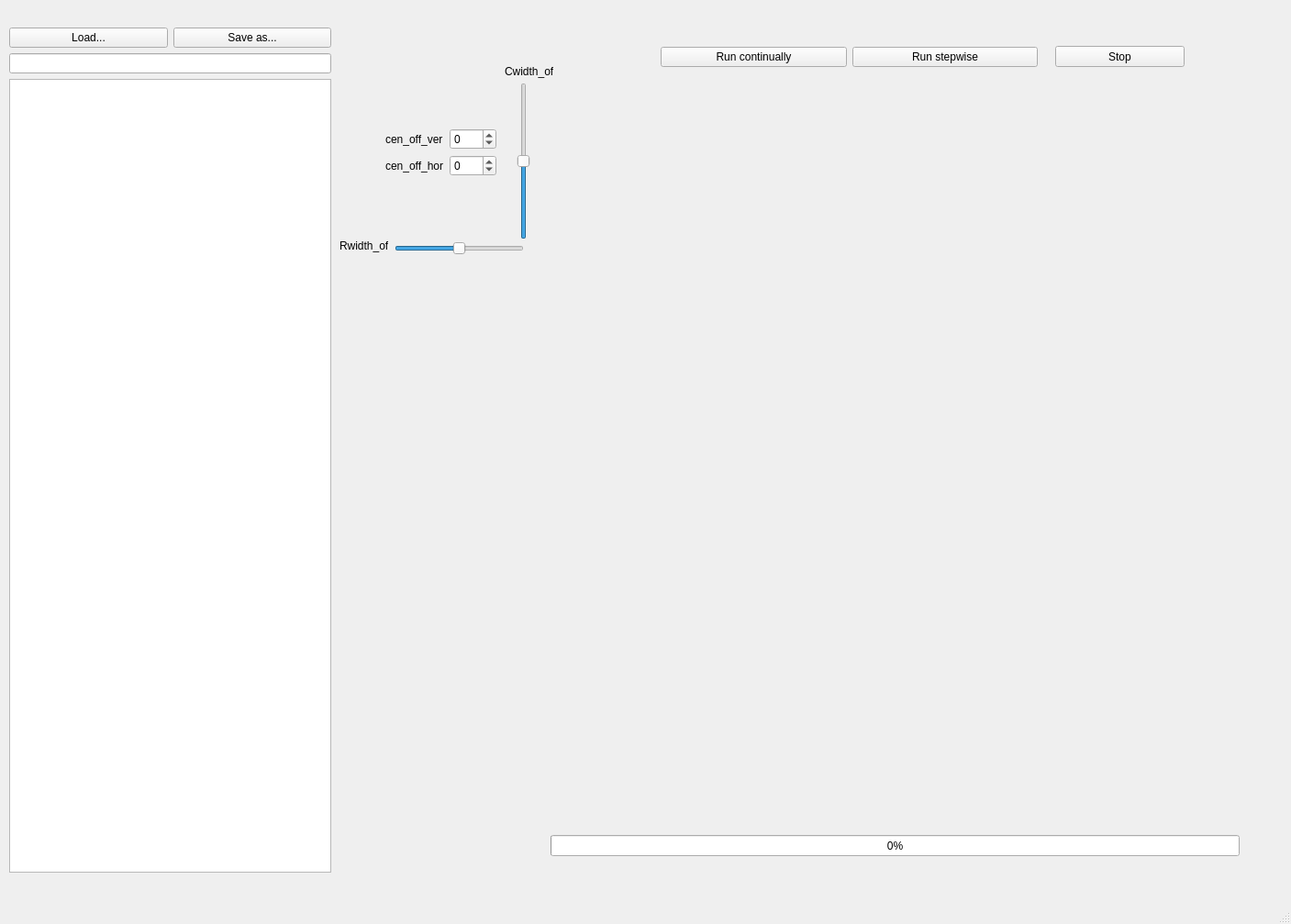
<?xml version="1.0" encoding="UTF-8"?>
<ui version="4.0">
 <class>openfile</class>
 <widget class="QMainWindow" name="openfile">
  <property name="geometry">
   <rect>
    <x>0</x>
    <y>0</y>
    <width>1407</width>
    <height>1007</height>
   </rect>
  </property>
  <property name="windowTitle">
   <string>MainWindow</string>
  </property>
  <widget class="QWidget" name="centralwidget">
   <property name="sizePolicy">
    <sizepolicy hsizetype="Expanding" vsizetype="Expanding">
     <horstretch>0</horstretch>
     <verstretch>0</verstretch>
    </sizepolicy>
   </property>
   <widget class="MplWidget" name="MplWidget" native="true">
    <property name="geometry">
     <rect>
      <x>600</x>
      <y>90</y>
      <width>751</width>
      <height>801</height>
     </rect>
    </property>
    <property name="sizePolicy">
     <sizepolicy hsizetype="Expanding" vsizetype="Expanding">
      <horstretch>0</horstretch>
      <verstretch>0</verstretch>
     </sizepolicy>
    </property>
   </widget>
   <widget class="QSlider" name="horizontalSlider">
    <property name="geometry">
     <rect>
      <x>430</x>
      <y>260</y>
      <width>141</width>
      <height>22</height>
     </rect>
    </property>
    <property name="minimum">
     <number>-50</number>
    </property>
    <property name="maximum">
     <number>50</number>
    </property>
    <property name="orientation">
     <enum>Qt::Horizontal</enum>
    </property>
   </widget>
   <widget class="QSlider" name="verticalSlider">
    <property name="geometry">
     <rect>
      <x>560</x>
      <y>90</y>
      <width>22</width>
      <height>171</height>
     </rect>
    </property>
    <property name="minimum">
     <number>-50</number>
    </property>
    <property name="maximum">
     <number>50</number>
    </property>
    <property name="orientation">
     <enum>Qt::Vertical</enum>
    </property>
   </widget>
   <widget class="QLabel" name="label_3">
    <property name="geometry">
     <rect>
      <x>550</x>
      <y>70</y>
      <width>53</width>
      <height>16</height>
     </rect>
    </property>
    <property name="text">
     <string>Cwidth_off</string>
    </property>
   </widget>
   <widget class="QLabel" name="label_4">
    <property name="geometry">
     <rect>
      <x>370</x>
      <y>260</y>
      <width>53</width>
      <height>16</height>
     </rect>
    </property>
    <property name="text">
     <string>Rwidth_off</string>
    </property>
   </widget>
   <widget class="QProgressBar" name="progressBar">
    <property name="geometry">
     <rect>
      <x>600</x>
      <y>910</y>
      <width>751</width>
      <height>23</height>
     </rect>
    </property>
    <property name="value">
     <number>0</number>
    </property>
   </widget>
   <widget class="QPushButton" name="stopBtn">
    <property name="geometry">
     <rect>
      <x>1150</x>
      <y>50</y>
      <width>141</width>
      <height>23</height>
     </rect>
    </property>
    <property name="text">
     <string>Stop</string>
    </property>
   </widget>
   <widget class="QWidget" name="">
    <property name="geometry">
     <rect>
      <x>10</x>
      <y>30</y>
      <width>351</width>
      <height>921</height>
     </rect>
    </property>
    <layout class="QVBoxLayout" name="verticalLayout">
     <item>
      <layout class="QHBoxLayout" name="horizontalLayout">
       <item>
        <widget class="QPushButton" name="open">
         <property name="text">
          <string>Load...</string>
         </property>
        </widget>
       </item>
       <item>
        <widget class="QPushButton" name="save">
         <property name="text">
          <string>Save as...</string>
         </property>
        </widget>
       </item>
      </layout>
     </item>
     <item>
      <widget class="QLineEdit" name="lineEdit">
       <property name="sizePolicy">
        <sizepolicy hsizetype="Expanding" vsizetype="Fixed">
         <horstretch>0</horstretch>
         <verstretch>0</verstretch>
        </sizepolicy>
       </property>
      </widget>
     </item>
     <item>
      <widget class="QTextEdit" name="textEdit"/>
     </item>
    </layout>
   </widget>
   <widget class="QWidget" name="">
    <property name="geometry">
     <rect>
      <x>720</x>
      <y>50</y>
      <width>411</width>
      <height>25</height>
     </rect>
    </property>
    <layout class="QHBoxLayout" name="horizontalLayout_2">
     <item>
      <widget class="QPushButton" name="plot">
       <property name="text">
        <string>Run continually</string>
       </property>
      </widget>
     </item>
     <item>
      <widget class="QPushButton" name="runstepwise">
       <property name="text">
        <string>Run stepwise</string>
       </property>
      </widget>
     </item>
    </layout>
   </widget>
   <widget class="QWidget" name="">
    <property name="geometry">
     <rect>
      <x>420</x>
      <y>140</y>
      <width>121</width>
      <height>81</height>
     </rect>
    </property>
    <layout class="QFormLayout" name="formLayout">
     <item row="0" column="0">
      <widget class="QLabel" name="label">
       <property name="text">
        <string>cen_off_ver</string>
       </property>
      </widget>
     </item>
     <item row="0" column="1">
      <widget class="QSpinBox" name="spinBox_ver">
       <property name="minimum">
        <number>-50</number>
       </property>
       <property name="maximum">
        <number>50</number>
       </property>
      </widget>
     </item>
     <item row="1" column="0">
      <widget class="QLabel" name="label_2">
       <property name="text">
        <string>cen_off_hor</string>
       </property>
      </widget>
     </item>
     <item row="1" column="1">
      <widget class="QSpinBox" name="spinBox_hor">
       <property name="minimum">
        <number>-50</number>
       </property>
       <property name="maximum">
        <number>50</number>
       </property>
      </widget>
     </item>
    </layout>
   </widget>
  </widget>
  <widget class="QMenuBar" name="menubar">
   <property name="geometry">
    <rect>
     <x>0</x>
     <y>0</y>
     <width>1407</width>
     <height>21</height>
    </rect>
   </property>
  </widget>
  <widget class="QStatusBar" name="statusbar"/>
 </widget>
 <customwidgets>
  <customwidget>
   <class>MplWidget</class>
   <extends>QWidget</extends>
   <header>mplwidget.h</header>
   <container>1</container>
  </customwidget>
 </customwidgets>
 <resources/>
 <connections/>
</ui>
